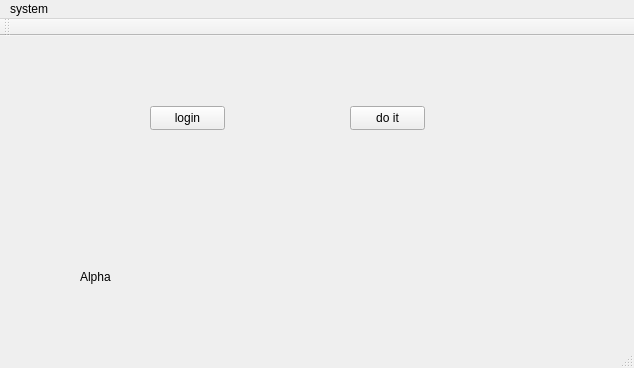
<?xml version="1.0" encoding="UTF-8"?>
<ui version="4.0">
 <class>loginmain</class>
 <widget class="QMainWindow" name="loginmain">
  <property name="geometry">
   <rect>
    <x>0</x>
    <y>0</y>
    <width>634</width>
    <height>368</height>
   </rect>
  </property>
  <property name="windowTitle">
   <string>system</string>
  </property>
  <widget class="QWidget" name="centralWidget">
   <widget class="QPushButton" name="mainloginbut">
    <property name="geometry">
     <rect>
      <x>150</x>
      <y>70</y>
      <width>75</width>
      <height>24</height>
     </rect>
    </property>
    <property name="text">
     <string>login</string>
    </property>
   </widget>
   <widget class="QLabel" name="label">
    <property name="geometry">
     <rect>
      <x>80</x>
      <y>180</y>
      <width>441</width>
      <height>121</height>
     </rect>
    </property>
    <property name="text">
     <string>Alpha</string>
    </property>
   </widget>
   <widget class="QPushButton" name="mainquotabut">
    <property name="geometry">
     <rect>
      <x>350</x>
      <y>70</y>
      <width>75</width>
      <height>24</height>
     </rect>
    </property>
    <property name="text">
     <string>do it</string>
    </property>
   </widget>
  </widget>
  <widget class="QMenuBar" name="menuBar">
   <property name="geometry">
    <rect>
     <x>0</x>
     <y>0</y>
     <width>634</width>
     <height>33</height>
    </rect>
   </property>
   <widget class="QMenu" name="menusystem">
    <property name="title">
     <string>system</string>
    </property>
   </widget>
   <addaction name="menusystem"/>
  </widget>
  <widget class="QToolBar" name="mainToolBar">
   <attribute name="toolBarArea">
    <enum>TopToolBarArea</enum>
   </attribute>
   <attribute name="toolBarBreak">
    <bool>false</bool>
   </attribute>
  </widget>
  <widget class="QStatusBar" name="statusBar"/>
 </widget>
 <layoutdefault spacing="6" margin="11"/>
 <resources/>
 <connections/>
</ui>
